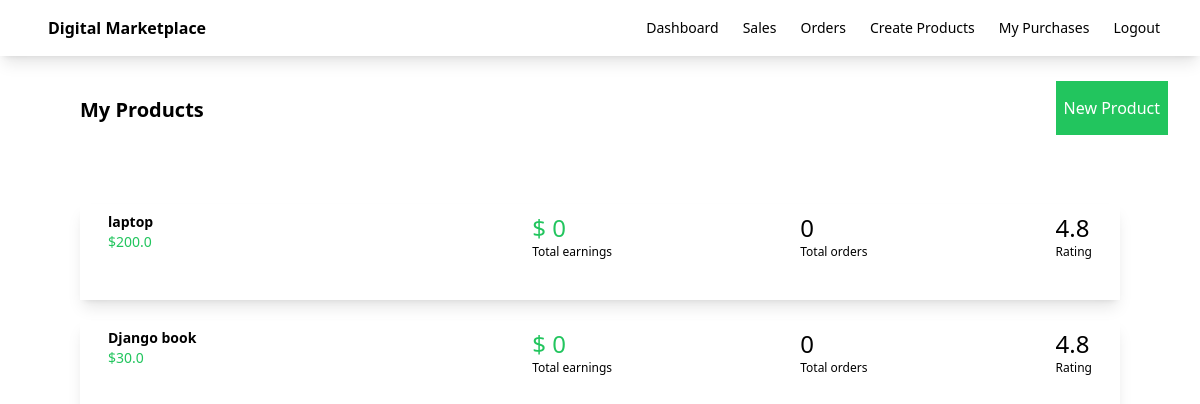
The page /dashboard (signed in) on the database its author committed.
### myapp/models.py (models this page shows, shortened)
class Product(models.Model):
    seller = models.ForeignKey(User, on_delete=models.CASCADE)
    name = models.CharField(max_length=100)
    description = models.CharField(max_length=100)
    price = models.FloatField()
    file = models.FileField(upload_to='uploads')
    total_sales_amount = models.IntegerField(default=0)
    total_sales = models.IntegerField(default=0)

### myapp/views.py (the view)
# urls.py: path('dashboard',views.dashboard,name='dashboard'),
def dashboard(request):
    products = Product.objects.filter(seller=request.user)
    return render(request, 'myapp/dashboard.html',{'products':products})

### myapp/templates/myapp/dashboard.html (shortened to what this page needs)
{% extends 'myapp/base.html' %}
{% block body %}
    <div class="flex justify-between">
        <div class="ml-20 mt-10 font-bold text-xl">My Products</div>
        <div class="ml-20 mt-10">
            <a class="bg-green-500 text-white px-2 py-4 mr-8" href="{% url 'createproduct' %}">New Product</a>
        </div>
    </div>
    <div class="products-container p-10 m-5">
        {% for product in products %}
        <div class="flex shadow-lg m-5 p-2 justify-between">
            <div class="flex w-1/4">
                <div class="relative group">
                    <a href="{% url 'editproduct' product.id %}">
                <div class="ml-5">
                    <div class="font-bold text-sm"> {{ product.name }}</div>
                    <div class="text-sm text-green-500">${{ product.price }}</div>
                </div>
                </a>
            </div>
            </div>
            <div>
                <div class="text-2xl text-green-500">$ {{ product.total_sales_amount }}</div>
                <div class="text-xs">Total earnings</div>
            </div>
            <div>
                <div class="text-2xl">{{ product.total_sales }}</div>
                <div class="text-xs">Total orders</div>
            </div>
            <div class="pr-5">
                <div class="text-2xl">4.8</div>
                <div class="text-xs">Rating</div>
            </div>
        </div>
        {% endfor %}
    </div>
{% endblock %}

### rows shown on the page
Product: name "laptop", price "200.0", total_sales_amount "0", total_sales "0"
Product: name "Django book", price "30.0", total_sales_amount "0", total_sales "0"
